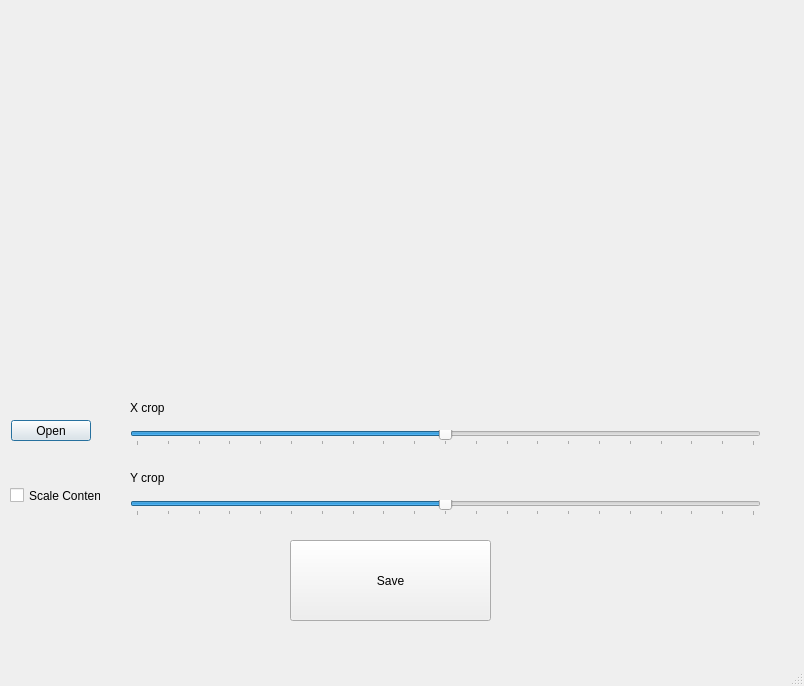
<?xml version="1.0" encoding="UTF-8"?>
<ui version="4.0">
 <class>MainWindow</class>
 <widget class="QMainWindow" name="MainWindow">
  <property name="geometry">
   <rect>
    <x>0</x>
    <y>0</y>
    <width>804</width>
    <height>686</height>
   </rect>
  </property>
  <property name="windowTitle">
   <string>MainWindow</string>
  </property>
  <property name="locale">
   <locale language="English" country="UnitedStates"/>
  </property>
  <widget class="QWidget" name="centralwidget">
   <widget class="QLabel" name="Pic">
    <property name="geometry">
     <rect>
      <x>0</x>
      <y>0</y>
      <width>801</width>
      <height>391</height>
     </rect>
    </property>
    <property name="text">
     <string/>
    </property>
    <property name="pixmap">
     <pixmap>../../../BronnFacer/bronn_paradise/png_testing_02.jpg</pixmap>
    </property>
    <property name="alignment">
     <set>Qt::AlignCenter</set>
    </property>
   </widget>
   <widget class="QCheckBox" name="ScaleContent">
    <property name="geometry">
     <rect>
      <x>10</x>
      <y>480</y>
      <width>91</width>
      <height>31</height>
     </rect>
    </property>
    <property name="text">
     <string>Scale Content</string>
    </property>
   </widget>
   <widget class="QSlider" name="x_slider">
    <property name="geometry">
     <rect>
      <x>130</x>
      <y>430</y>
      <width>631</width>
      <height>16</height>
     </rect>
    </property>
    <property name="minimum">
     <number>-100</number>
    </property>
    <property name="maximum">
     <number>100</number>
    </property>
    <property name="orientation">
     <enum>Qt::Horizontal</enum>
    </property>
    <property name="tickPosition">
     <enum>QSlider::TicksBelow</enum>
    </property>
    <property name="tickInterval">
     <number>10</number>
    </property>
   </widget>
   <widget class="QSlider" name="y_slider">
    <property name="geometry">
     <rect>
      <x>130</x>
      <y>500</y>
      <width>631</width>
      <height>16</height>
     </rect>
    </property>
    <property name="minimum">
     <number>-100</number>
    </property>
    <property name="maximum">
     <number>100</number>
    </property>
    <property name="orientation">
     <enum>Qt::Horizontal</enum>
    </property>
    <property name="tickPosition">
     <enum>QSlider::TicksBelow</enum>
    </property>
    <property name="tickInterval">
     <number>10</number>
    </property>
   </widget>
   <widget class="QLabel" name="x_label">
    <property name="geometry">
     <rect>
      <x>130</x>
      <y>400</y>
      <width>101</width>
      <height>16</height>
     </rect>
    </property>
    <property name="text">
     <string>X crop</string>
    </property>
   </widget>
   <widget class="QLabel" name="y_label">
    <property name="geometry">
     <rect>
      <x>130</x>
      <y>470</y>
      <width>101</width>
      <height>16</height>
     </rect>
    </property>
    <property name="text">
     <string>Y crop</string>
    </property>
   </widget>
   <widget class="QPushButton" name="SaveButton">
    <property name="geometry">
     <rect>
      <x>290</x>
      <y>540</y>
      <width>201</width>
      <height>81</height>
     </rect>
    </property>
    <property name="text">
     <string>Save</string>
    </property>
   </widget>
   <widget class="QDialogButtonBox" name="Open">
    <property name="geometry">
     <rect>
      <x>10</x>
      <y>420</y>
      <width>81</width>
      <height>21</height>
     </rect>
    </property>
    <property name="sizePolicy">
     <sizepolicy hsizetype="Expanding" vsizetype="Fixed">
      <horstretch>0</horstretch>
      <verstretch>0</verstretch>
     </sizepolicy>
    </property>
    <property name="toolTip">
     <string/>
    </property>
    <property name="layoutDirection">
     <enum>Qt::LeftToRight</enum>
    </property>
    <property name="autoFillBackground">
     <bool>false</bool>
    </property>
    <property name="standardButtons">
     <set>QDialogButtonBox::Open</set>
    </property>
    <property name="centerButtons">
     <bool>true</bool>
    </property>
   </widget>
  </widget>
  <widget class="QMenuBar" name="menubar">
   <property name="geometry">
    <rect>
     <x>0</x>
     <y>0</y>
     <width>804</width>
     <height>21</height>
    </rect>
   </property>
  </widget>
  <widget class="QStatusBar" name="statusbar"/>
 </widget>
 <resources/>
 <connections/>
</ui>
